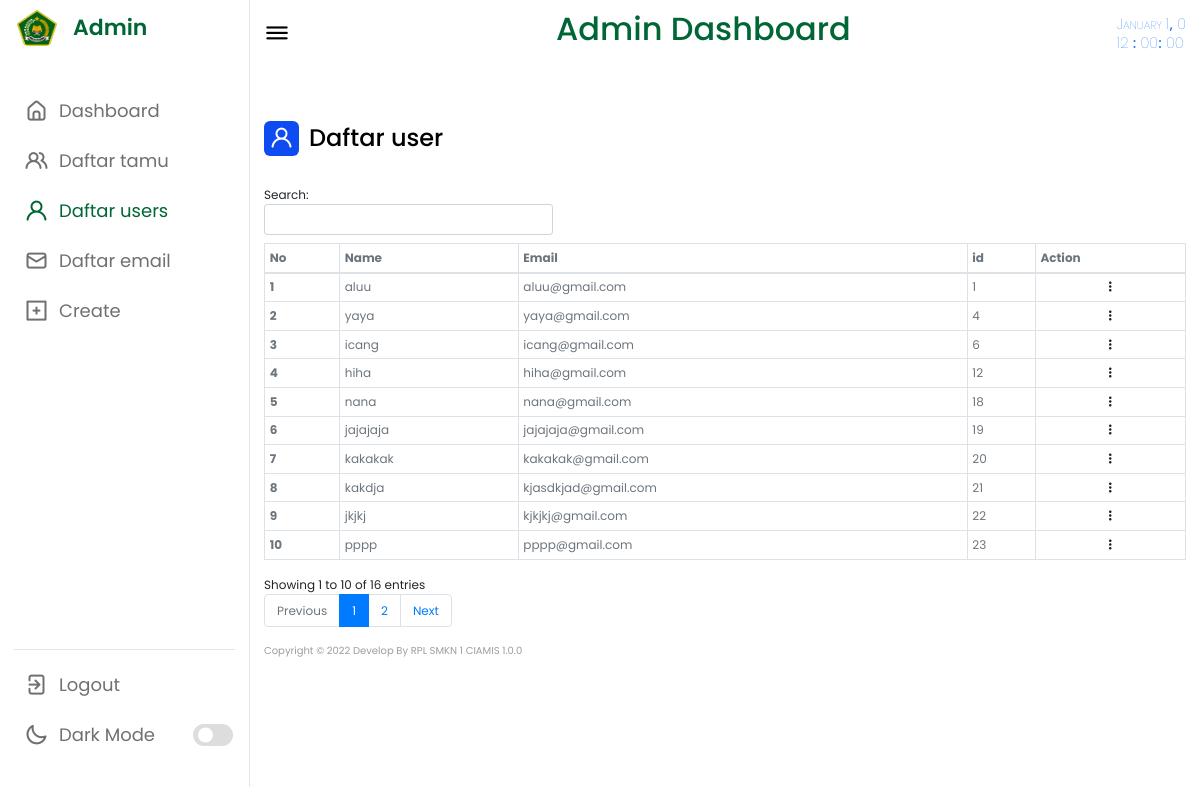
/admin/datausers.php (signed in), run on the app's committed database.
### tables this page shows
CREATE TABLE `pengguna` (
  `id` int(11) NOT NULL,
  `name` varchar(255) NOT NULL,
  `email` varchar(255) NOT NULL,
  `password` varchar(255) NOT NULL
);

### admin/datausers.php (the view, shortened to what this page needs)
<?php
    require 'connection.php';
    $pengguna = mysqli_query($conn, "SELECT * FROM pengguna");
?>
<!DOCTYPE html>
<html lang="en">
<head>
    <link rel="stylesheet" href="stylee.css">
    <link rel="stylesheet" href="https://unicons.iconscout.com/release/v4.0.0/css/line.css">
    <link rel="stylesheet" href="https://cdn.jsdelivr.net/npm/@fortawesome/fontawesome-free@6.2.0/css/fontawesome.min.css">
    <link rel="stylesheet" href="https://cdn.jsdelivr.net/npm/bootstrap@4.4.1/dist/css/bootstrap.min.css">
</head>
<body>
    <nav>
        <div class="logo-name">
            <div class="logo-image">
            <img src="logo.png" alt="">
            </div>
            <span class="logo_name">Admin</span>
        </div>
        <div class="menu-items">
            <ul class="nav-links">
                <li>
                    <a href="adminpage.php">
                    <i class="uil uil-estate"></i>
                    <span class="link-name adminn">Dashboard</span>
                </a>
                </li>
                <li>
                    <a href="datatamu.php">
                        <i class="uil uil-users-alt"></i>
                        <span class="link-name">Daftar tamu</span>
                    </a>
                </li>
                <li>
                    <a href="datausers.php">
                        <i class="uil uil-user" style="color: #006635;"></i>
                        <span class="link-name" style="color:#006635;">Daftar users</span>
                    </a>
                </li>
                <li>
                    <a href="dataemailtujuan.php">
                        <i class="uil uil-envelope-alt"></i>
                        <span class="link-name">Daftar email</span>
                    </a>
                </li>
                <li>
                    <a href="create.php">
                        <i class="uil uil-plus-square"></i>
                        <span class="link-name">Create</span>
                </a>
            </li>
            </ul>
            <ul class="logout-mode">
                <li><a href="logout.php">
                <i class="uil uil-signout"></i>
                    <span class="link-name">Logout</span>
                </a></li>
                <li class="mode">
                    <a href="#">
                    <i class="uil uil-moon"></i>
                    <span class="link-name">Dark Mode</span>
                </a>
                <div class="mode-toggle">
                  <span class="switch"></span>
                </div>
            </li>
            </ul>
        </div>
    </nav>
    <section class="dashboard">
        <div class="top">
            <i class="uil uil-bars sidebar-toggle"></i>
            <div>
                <h2  style="color: #006635;">Admin Dashboard</h2>
            </div>
            <body onLoad="initClock()">
                <div id="timedate">
                <a id="mon">January</a>
                <a id="d">1</a>,
                <a id="y">0</a><br />
                <a id="h">12</a> :
                <a id="m">00</a>:
                <a id="s">00</a>
                </div>
            </body>
        </div>
        <div class="dash-content">
            <div class="overview">
                <div class="title">
                    <i class="uil uil-user"></i>
                    <span class="text">Daftar user</span>
                </div>
        <div class="hiha">
        <table id="hoho" class="table table-hover table-sm table-bordered">
        <thead>
        <tr>
            <th scope="col" class="text-muted">No</th>
            <th scope="col" class="text-muted">Name</th>
            <th scope="col" class="text-muted">Email</th>
            <th scope="col" class="text-muted">id</th>
            <th scope="col" class="text-muted">Action</th>
            </tr>
        </thead>
        <tbody id="nampil">
            <?php $no = 1 ?>
            <?php while ($row = mysqli_fetch_assoc($pengguna)) { ?>
                <tr >
                    <th scope="row" class="text-muted"><?= $no++; ?></th>
                    <td class="text-muted"><?= $row['name']?></td>
                    <td class="text-muted"><?= $row['email']?></td>
                    <td class="text-muted"><?= $row['id']?></td>
                    <td>
                        <div class="dropdown" align="center">
                            <i class="fa-solid fa-ellipsis-vertical" type="button" id="dropdownMenuButton" data-toggle="dropdown" aria-haspopup="true" aria-expanded="false"></i>
                        </div>
                    </td>
                </tr>
            </div>
            <?php } ?>
    <div class="seha">
    <footer class="main-footer">
                <div class="footer-left" style="color:#9D9D9D;">
                    Copyright © 2022 Develop By RPL SMKN 1 CIAMIS
                    1.0.0
                </div>
            </footer>
    </div>
    </body>
    </html>

### admin/stylee.css (style rules this page uses)
* { margin: 0; padding: 0; box-sizing: border-box; font-family: 'Poppins', sans-serif; }
:root { --primary-color: #0E4BF1; --panel-color: #FFF; --text-color: #000; --txt-color: #000; --black-light-color: #707070; --border-color: #e6e5e5; --toggle-color: #DDD; --box1-color: #7882A4; --box2-color: #C0A080; --box3-color: #D1D1D1; --title-icon-color: #fff; --tran-05: all 0.5s ease; --tran-03: all 0.3s ease; --tran-03: all 0.2s ease; }
body { min-height: 100vh; background-color: var(--primary-color); }
nav { position: fixed; top: 0; left: 0; height: 100%; width: 250px; padding: 10px 14px; background-color: var(--panel-color); border-right: 1px solid var(--border-color); transition: var(--tran-05); }
nav .logo-name { display: flex; align-items: center; }
nav .logo-image { display: flex; justify-content: center; min-width: 45px; }
nav .logo-image img { width: 40px; object-fit: cover; border-radius: 30%; }
nav .logo-name .logo_name { font-size: 22px; font-weight: 600; color: #006635; margin-left: 14px; transition: var(--tran-05); }
nav .menu-items { margin-top: 40px; height: calc(100% - 90px); display: flex; flex-direction: column; justify-content: space-between; }
.menu-items li { list-style: none; }
.menu-items li a { display: flex; align-items: center; height: 50px; text-decoration: none; position: relative; }
.menu-items li a i { font-size: 24px; min-width: 45px; height: 100%; display: flex; align-items: center; justify-content: center; color: var(--black-light-color); }
.menu-items li a .link-name { font-size: 18px; font-weight: 400; color: var(--black-light-color); transition: var(--tran-05); }
.menu-items .logout-mode { padding-top: 10px; border-top: 1px solid var(--border-color); }
.menu-items .mode { display: flex; align-items: center; white-space: nowrap; }
.menu-items .mode-toggle { position: absolute; right: 14px; height: 50px; min-width: 45px; display: flex; align-items: center; justify-content: center; cursor: pointer; }
.mode-toggle .switch { position: relative; display: inline-block; height: 22px; width: 40px; border-radius: 25px; background-color: var(--toggle-color); }
.switch:before { content: ""; position: absolute; left: 5px; top: 50%; transform: translateY(-50%); height: 15px; width: 15px; background-color: var(--panel-color); border-radius: 50%; transition: var(--tran-03); }
.dashboard { position: relative; left: 250px; background-color: var(--panel-color); min-height: 100vh; width: calc(100% - 250px); padding: 10px 14px; transition: var(--tran-05); }
.dashboard .top { position: fixed; top: 0; left: 250px; display: flex; width: calc(100% - 250px); justify-content: space-between; align-items: center; padding: 10px 14px; background-color: var(--panel-color); transition: var(--tran-05); z-index: 10; }
.dashboard .top .sidebar-toggle { font-size: 26px; color: var(--text-color); cursor: pointer; }
.dashboard .dash-content { padding-top: 50px; }
.dash-content .title { display: flex; align-items: center; margin: 60px 0 30px 0; }
.dash-content .title i { position: relative; height: 35px; width: 35px; background-color: var(--primary-color); border-radius: 6px; color: var(--title-icon-color); display: flex; align-items: center; justify-content: center; font-size: 24px; }
.dash-content .title .text { font-size: 24px; font-weight: 500; color: var(--text-color); margin-left: 10px; }
.hiha { font-size: 12px; }
.adminn { color:dodgerblue }
.seha { font-size: 10px; }
body { background-color:#2d2d2d; }
#timedate { font: small-caps lighter 15px/120% "Segoe UI", Frutiger, "Frutiger Linotype", "Dejavu Sans", "Helvetica Neue", Arial, sans-serif; text-align:left; color: #0d6efd }

### data on the page
pengguna: name "aluu", email "aluu@gmail.com", id "1"
pengguna: name "yaya", email "yaya@gmail.com", id "4"
pengguna: name "icang", email "icang@gmail.com", id "6"
pengguna: name "hiha", email "hiha@gmail.com", id "12"
pengguna: name "nana", email "nana@gmail.com", id "18"
pengguna: name "jajajaja", email "jajajaja@gmail.com", id "19"
pengguna: name "kakakak", email "kakakak@gmail.com", id "20"
pengguna: name "kakdja", email "kjasdkjad@gmail.com", id "21"
pengguna: name "jkjkj", email "kjkjkj@gmail.com", id "22"
pengguna: name "pppp", email "pppp@gmail.com", id "23"
